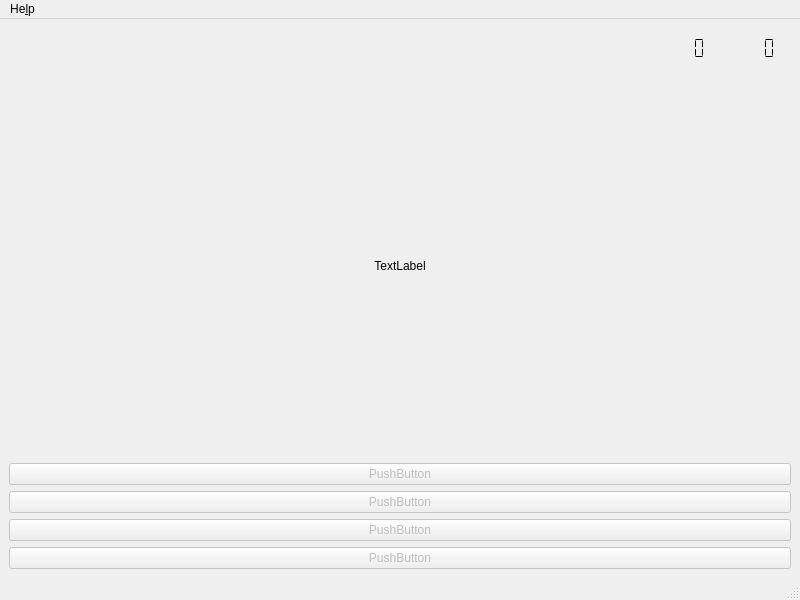
<?xml version="1.0" encoding="UTF-8"?>
<ui version="4.0">
 <class>MainWindow</class>
 <widget class="QMainWindow" name="MainWindow">
  <property name="enabled">
   <bool>true</bool>
  </property>
  <property name="geometry">
   <rect>
    <x>0</x>
    <y>0</y>
    <width>800</width>
    <height>600</height>
   </rect>
  </property>
  <property name="windowTitle">
   <string>MainWindow</string>
  </property>
  <widget class="QWidget" name="centralwidget">
   <layout class="QVBoxLayout" name="verticalLayout">
    <item alignment="Qt::AlignRight">
     <widget class="QWidget" name="horizontalWidget" native="true">
      <property name="sizePolicy">
       <sizepolicy hsizetype="Minimum" vsizetype="Fixed">
        <horstretch>0</horstretch>
        <verstretch>0</verstretch>
       </sizepolicy>
      </property>
      <layout class="QHBoxLayout" name="horizontalLayout">
       <item>
        <widget class="QLCDNumber" name="suc_num">
         <property name="sizePolicy">
          <sizepolicy hsizetype="Fixed" vsizetype="Fixed">
           <horstretch>0</horstretch>
           <verstretch>0</verstretch>
          </sizepolicy>
         </property>
         <property name="font">
          <font>
           <weight>75</weight>
           <bold>true</bold>
          </font>
         </property>
         <property name="frameShape">
          <enum>QFrame::NoFrame</enum>
         </property>
         <property name="frameShadow">
          <enum>QFrame::Plain</enum>
         </property>
         <property name="smallDecimalPoint">
          <bool>false</bool>
         </property>
         <property name="segmentStyle">
          <enum>QLCDNumber::Flat</enum>
         </property>
        </widget>
       </item>
       <item>
        <widget class="QLCDNumber" name="max_suc_num">
         <property name="sizePolicy">
          <sizepolicy hsizetype="Fixed" vsizetype="Fixed">
           <horstretch>0</horstretch>
           <verstretch>0</verstretch>
          </sizepolicy>
         </property>
         <property name="font">
          <font>
           <weight>75</weight>
           <bold>true</bold>
          </font>
         </property>
         <property name="frameShape">
          <enum>QFrame::NoFrame</enum>
         </property>
         <property name="frameShadow">
          <enum>QFrame::Plain</enum>
         </property>
         <property name="smallDecimalPoint">
          <bool>false</bool>
         </property>
         <property name="segmentStyle">
          <enum>QLCDNumber::Flat</enum>
         </property>
        </widget>
       </item>
      </layout>
     </widget>
    </item>
    <item>
     <widget class="QLabel" name="label">
      <property name="text">
       <string>TextLabel</string>
      </property>
      <property name="alignment">
       <set>Qt::AlignCenter</set>
      </property>
      <layout class="QVBoxLayout" name="verticalLayout_2">
       <item>
        <widget class="QPushButton" name="pushButton">
         <property name="sizePolicy">
          <sizepolicy hsizetype="Minimum" vsizetype="Minimum">
           <horstretch>0</horstretch>
           <verstretch>0</verstretch>
          </sizepolicy>
         </property>
         <property name="text">
          <string/>
         </property>
         <property name="default">
          <bool>true</bool>
         </property>
         <property name="flat">
          <bool>true</bool>
         </property>
        </widget>
       </item>
      </layout>
     </widget>
    </item>
    <item>
     <widget class="QPushButton" name="pushButton_a">
      <property name="enabled">
       <bool>false</bool>
      </property>
      <property name="focusPolicy">
       <enum>Qt::TabFocus</enum>
      </property>
      <property name="text">
       <string>PushButton</string>
      </property>
     </widget>
    </item>
    <item>
     <widget class="QPushButton" name="pushButton_b">
      <property name="enabled">
       <bool>false</bool>
      </property>
      <property name="focusPolicy">
       <enum>Qt::TabFocus</enum>
      </property>
      <property name="text">
       <string>PushButton</string>
      </property>
     </widget>
    </item>
    <item>
     <widget class="QPushButton" name="pushButton_c">
      <property name="enabled">
       <bool>false</bool>
      </property>
      <property name="focusPolicy">
       <enum>Qt::TabFocus</enum>
      </property>
      <property name="text">
       <string>PushButton</string>
      </property>
     </widget>
    </item>
    <item>
     <widget class="QPushButton" name="pushButton_d">
      <property name="enabled">
       <bool>false</bool>
      </property>
      <property name="focusPolicy">
       <enum>Qt::TabFocus</enum>
      </property>
      <property name="text">
       <string>PushButton</string>
      </property>
     </widget>
    </item>
   </layout>
  </widget>
  <widget class="QMenuBar" name="menubar">
   <property name="geometry">
    <rect>
     <x>0</x>
     <y>0</y>
     <width>800</width>
     <height>29</height>
    </rect>
   </property>
   <widget class="QMenu" name="menuHelp">
    <property name="title">
     <string>He&amp;lp</string>
    </property>
    <addaction name="separator"/>
    <addaction name="actionAbout_Qt"/>
    <addaction name="actionAbout_DChallenge"/>
   </widget>
   <addaction name="menuHelp"/>
  </widget>
  <widget class="QStatusBar" name="statusbar"/>
  <action name="actionAbout_Qt">
   <property name="text">
    <string>&amp;About Qt</string>
   </property>
  </action>
  <action name="actionAbout_DChallenge">
   <property name="text">
    <string>About &amp;DChallenge</string>
   </property>
  </action>
 </widget>
 <resources/>
 <connections/>
</ui>
